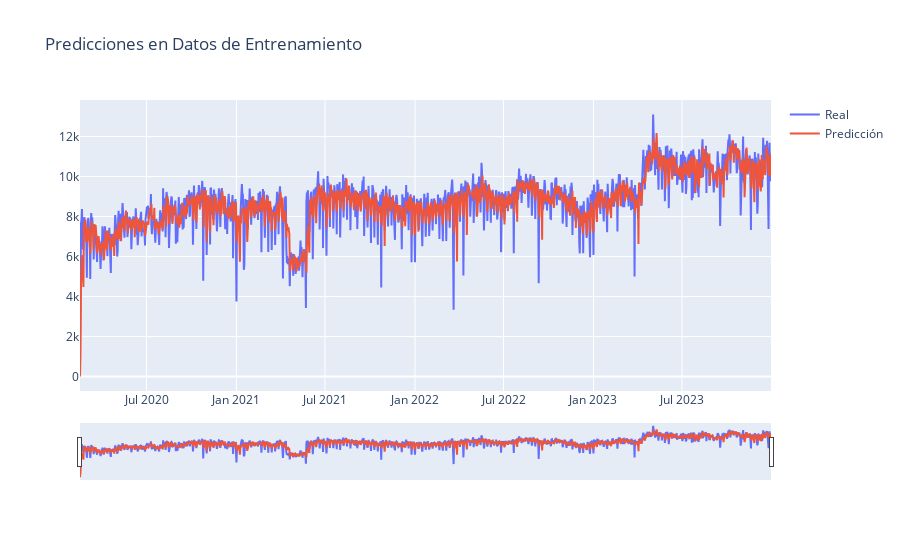

Notebook cell for this chart:
### Code cell
fig_train = go.Figure()
fig_train.add_trace(go.Line(x=train.index, y=train, name='Real'))
fig_train.add_trace(go.Line(x=train.index, y=predicciones_train, name='Predicción'))
fig_train.update_layout(
    title='Predicciones en Datos de Entrenamiento',
    xaxis_rangeslider_visible=True
)
fig_train.show()

### Figure 1 — Plotly figure (JSON) as saved in the notebook; plotly's stock layout.template omitted (floating-point values rounded to 4 significant figures; data arrays with more than 128 entries replaced by an {"elided": "..."} marker saying what was removed)
{"data": [{"name": "Real", "type": "scatter", "x": {"elided": "1403 str values"}, "y": {"elided": "1403 int values"}}, {"name": "Predicción", "type": "scatter", "x": {"elided": "1403 str values"}, "y": {"elided": "1403 float values"}}], "layout": {"title": {"text": "Predicciones en Datos de Entrenamiento"}, "xaxis": {"rangeslider": {"visible": true}}}}
